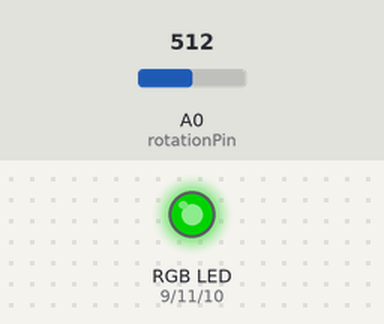
Bench run of a sketch on a simulated Arduino Uno, built with avr-gcc and run on an emulated ATmega328P. Shown: an RGB LED mixed from three pins (HIGH = lit). The test bench sets the inputs (shaded band); at power-on: A0 (rotationPin) = 512. Dim RGB values are drawn brighter than linear.

Above: at 1.2 s.
1.3 s: A0 (rotationPin) set to 716
At 2.4 s:
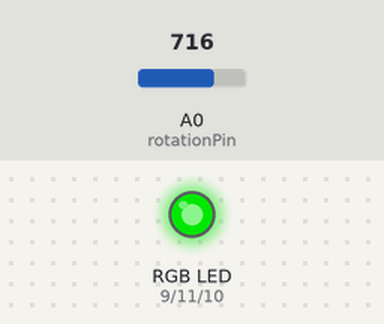
2.8 s: A0 (rotationPin) set to 900
At 3.6 s:
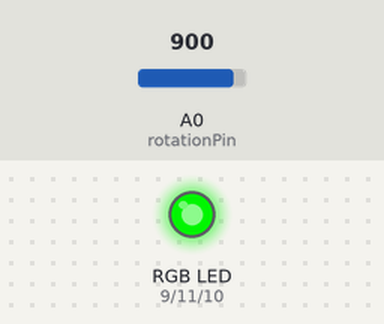
4.3 s: A0 (rotationPin) set to 122
At 4.6 s:
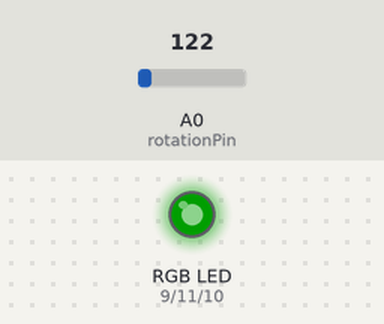
5.8 s: A0 (rotationPin) set to 0
At 6.9 s:
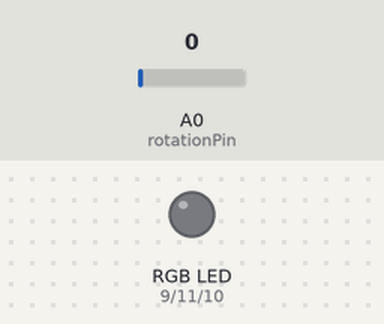
7.3 s: A0 (rotationPin) set to 511
At 8.1 s:
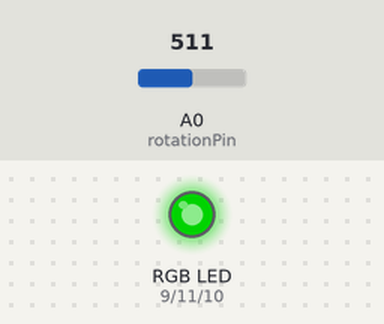
Timing chart, 0 to 9.8 s (numbered marks = the images above; inputs shaded):
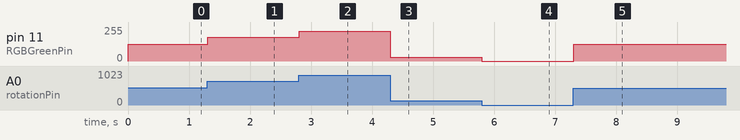

The sketch:

Challenge_2.ino
```cpp
//Name: Alex Dorodko
//Date: 26/OCT/2020
//Purpose: Changes green LED brightness

int RGBRedPin = 9; //The red RGB LED is connected pin 9 of the Arduino.
int RGBGreenPin = 11; //The green RGB LED is connected pin 10 of the Arduino.
int RGBBluePin = 10; //The blue RGB LED is connected pin 11 of the Arduino.
int fadeDelay = 5; //This is the number of milliseconds that it will take between steps
int rotationPin = A0;
int green = 0;

void setup()
{
    pinMode(RGBRedPin, OUTPUT); //Setup red RGB LED pin as an output pin.
    pinMode(RGBGreenPin, OUTPUT); //Setup green RGB LED pin as an output pin.
    pinMode(RGBBluePin, OUTPUT); //Setup blue RGB LED pin as an output pin.
    pinMode(rotationPin, INPUT);
}

void loop()
{
    green = analogRead(rotationPin);
    green = map(green,0,1023,0,255);
    analogWrite(RGBGreenPin, green);
    delay(fadeDelay);
}
```

Measured:
- after the input at 1.3 s, pin 11 (RGBGreenPin): 127/255 → 178/255 at once
- after the input at 2.8 s, pin 11 (RGBGreenPin): 178/255 → 224/255 at once
- after the input at 4.3 s, pin 11 (RGBGreenPin): 224/255 → 30/255 at once
- after the input at 5.8 s, pin 11 (RGBGreenPin): 30/255 → 0/255 at once
- after the input at 7.3 s, pin 11 (RGBGreenPin): 0/255 → 127/255 at once
